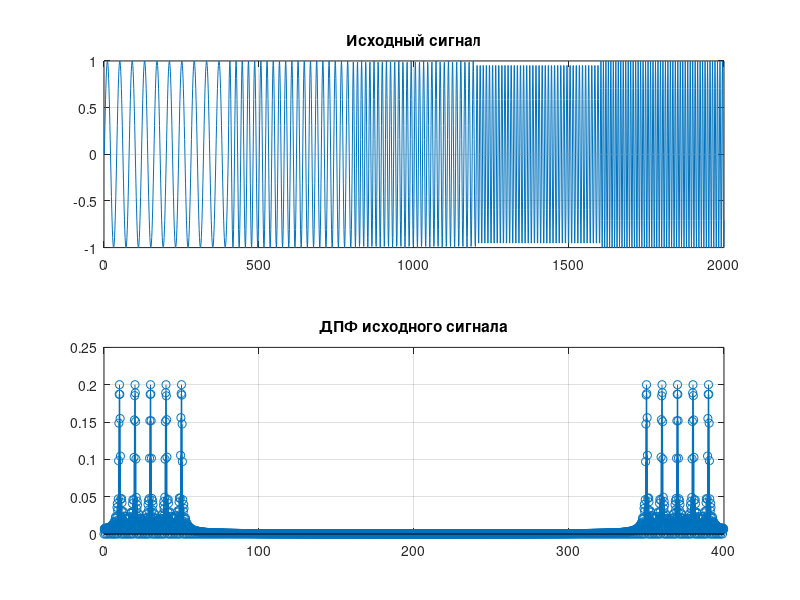

The MATLAB script that drew this image: (Note: this script raises an error after producing the figure.)
clear, clc, close all

fs = 400;

f1 = 10;
f2 = 20;
f3 = 30;
f4 = 40;
f5 = 50;

t1 = 0 : 1/fs : 1-1/fs;
t2 = 1 : 1/fs : 2-1/fs;
t3 = 2 : 1/fs : 3-1/fs;
t4 = 3 : 1/fs : 4-1/fs;
t5 = 4 : 1/fs : 5-1/fs;

x1 = sin(2*pi*f1*t1);
x2 = sin(2*pi*f2*t2);
x3 = sin(2*pi*f3*t3);
x4 = sin(2*pi*f4*t4);
x5 = sin(2*pi*f5*t5);

ts = [t1 t2 t3 t4 t5];
x = [x1 x2 x3 x4 x5];
N = length(ts);

X = 2*abs(fft(x))/N;
f = (0:N-1)*fs/N;

subplot(2,1,1);
plot(x), grid on, title("Исходный сигнал");
subplot(2,1,2);
stem(f,X), grid on, title("ДПФ исходного сигнала");

figure
cwt(x,'amor',fs)

% набор фильтров
fb = cwtfilterbank(SignalLength=numel(x),SamplingFrequency=fs,...
    FrequencyLimits=[10 50]);
figure
freqz(fb)
figure
cwt(x,FilterBank=fb)